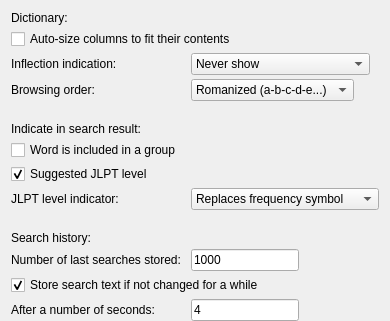
            <widget class="QWidget" name="dictionaryPage">
             <property name="sizePolicy">
              <sizepolicy hsizetype="Expanding" vsizetype="Expanding">
               <horstretch>0</horstretch>
               <verstretch>0</verstretch>
              </sizepolicy>
             </property>
             <layout class="QFormLayout" name="formLayout_2">
              <property name="horizontalSpacing">
               <number>10</number>
              </property>
              <property name="verticalSpacing">
               <number>4</number>
              </property>
              <property name="bottomMargin">
               <number>0</number>
              </property>
              <item row="0" column="0" colspan="2">
               <widget class="QLabel" name="label_103">
                <property name="text">
                 <string>Dictionary:</string>
                </property>
               </widget>
              </item>
              <item row="1" column="0" colspan="2">
               <widget class="QCheckBox" name="autoSizeBox">
                <property name="sizePolicy">
                 <sizepolicy hsizetype="Fixed" vsizetype="Fixed">
                  <horstretch>0</horstretch>
                  <verstretch>0</verstretch>
                 </sizepolicy>
                </property>
                <property name="text">
                 <string>Auto-size columns to fit their contents</string>
                </property>
               </widget>
              </item>
              <item row="2" column="0">
               <widget class="QLabel" name="label_5">
                <property name="sizePolicy">
                 <sizepolicy hsizetype="Fixed" vsizetype="Preferred">
                  <horstretch>0</horstretch>
                  <verstretch>0</verstretch>
                 </sizepolicy>
                </property>
                <property name="text">
                 <string>Inflection indication:</string>
                </property>
               </widget>
              </item>
              <item row="2" column="1">
               <widget class="QComboBox" name="inflectionCBox">
                <property name="sizePolicy">
                 <sizepolicy hsizetype="Fixed" vsizetype="Fixed">
                  <horstretch>0</horstretch>
                  <verstretch>0</verstretch>
                 </sizepolicy>
                </property>
                <item>
                 <property name="text">
                  <string>Never show</string>
                 </property>
                </item>
                <item>
                 <property name="text">
                  <string>Current row only</string>
                 </property>
                </item>
                <item>
                 <property name="text">
                  <string>Show in every inflected row</string>
                 </property>
                </item>
               </widget>
              </item>
              <item row="3" column="0">
               <widget class="QLabel" name="label_8">
                <property name="sizePolicy">
                 <sizepolicy hsizetype="Fixed" vsizetype="Preferred">
                  <horstretch>0</horstretch>
                  <verstretch>0</verstretch>
                 </sizepolicy>
                </property>
                <property name="text">
                 <string>Browsing order:</string>
                </property>
               </widget>
              </item>
              <item row="3" column="1">
               <widget class="QComboBox" name="browseOrderCBox">
                <property name="sizePolicy">
                 <sizepolicy hsizetype="Fixed" vsizetype="Fixed">
                  <horstretch>0</horstretch>
                  <verstretch>0</verstretch>
                 </sizepolicy>
                </property>
                <item>
                 <property name="text">
                  <string>Romanized (a-b-c-d-e...)</string>
                 </property>
                </item>
                <item>
                 <property name="text">
                  <string>Japanese (a-i-u-e-o...)</string>
                 </property>
                </item>
               </widget>
              </item>
              <item row="4" column="1">
               <spacer name="verticalSpacer_3">
                <property name="orientation">
                 <enum>Qt::Vertical</enum>
                </property>
                <property name="sizeType">
                 <enum>QSizePolicy::Fixed</enum>
                </property>
                <property name="sizeHint" stdset="0">
                 <size>
                  <width>20</width>
                  <height>13</height>
                 </size>
                </property>
               </spacer>
              </item>
              <item row="6" column="0" colspan="2">
               <widget class="QCheckBox" name="wordGroupBox">
                <property name="sizePolicy">
                 <sizepolicy hsizetype="Fixed" vsizetype="Fixed">
                  <horstretch>0</horstretch>
                  <verstretch>0</verstretch>
                 </sizepolicy>
                </property>
                <property name="text">
                 <string>Word is included in a group</string>
                </property>
               </widget>
              </item>
              <item row="7" column="0">
               <widget class="QCheckBox" name="jlptBox">
                <property name="sizePolicy">
                 <sizepolicy hsizetype="Fixed" vsizetype="Fixed">
                  <horstretch>0</horstretch>
                  <verstretch>0</verstretch>
                 </sizepolicy>
                </property>
                <property name="text">
                 <string>Suggested JLPT level</string>
                </property>
                <property name="checked">
                 <bool>true</bool>
                </property>
               </widget>
              </item>
              <item row="8" column="0">
               <widget class="QLabel" name="jlptPosLabel">
                <property name="sizePolicy">
                 <sizepolicy hsizetype="Fixed" vsizetype="Preferred">
                  <horstretch>0</horstretch>
                  <verstretch>0</verstretch>
                 </sizepolicy>
                </property>
                <property name="text">
                 <string>JLPT level indicator:</string>
                </property>
               </widget>
              </item>
              <item row="8" column="1">
               <widget class="QComboBox" name="jlptPosCBox">
                <property name="sizePolicy">
                 <sizepolicy hsizetype="Fixed" vsizetype="Fixed">
                  <horstretch>0</horstretch>
                  <verstretch>0</verstretch>
                 </sizepolicy>
                </property>
                <item>
                 <property name="text">
                  <string>Replaces frequency symbol</string>
                 </property>
                </item>
                <item>
                 <property name="text">
                  <string>Shown before word definition</string>
                 </property>
                </item>
                <item>
                 <property name="text">
                  <string>Both</string>
                 </property>
                </item>
               </widget>
              </item>
              <item row="9" column="1">
               <spacer name="verticalSpacer_6">
                <property name="orientation">
                 <enum>Qt::Vertical</enum>
                </property>
                <property name="sizeType">
                 <enum>QSizePolicy::Fixed</enum>
                </property>
                <property name="sizeHint" stdset="0">
                 <size>
                  <width>20</width>
                  <height>13</height>
                 </size>
                </property>
               </spacer>
              </item>
              <item row="11" column="0">
               <widget class="QLabel" name="label_17">
                <property name="text">
                 <string>Number of last searches stored:</string>
                </property>
               </widget>
              </item>
              <item row="11" column="1">
               <widget class="ZLineEdit" name="historyLimitEdit">
                <property name="sizePolicy">
                 <sizepolicy hsizetype="Fixed" vsizetype="Fixed">
                  <horstretch>0</horstretch>
                  <verstretch>0</verstretch>
                 </sizepolicy>
                </property>
                <property name="text">
                 <string>1000</string>
                </property>
                <property name="maxLength">
                 <number>4</number>
                </property>
               </widget>
              </item>
              <item row="12" column="0" colspan="2">
               <widget class="QCheckBox" name="historyTimerBox">
                <property name="sizePolicy">
                 <sizepolicy hsizetype="Fixed" vsizetype="Fixed">
                  <horstretch>0</horstretch>
                  <verstretch>0</verstretch>
                 </sizepolicy>
                </property>
                <property name="text">
                 <string>Store search text if not changed for a while</string>
                </property>
                <property name="checked">
                 <bool>true</bool>
                </property>
               </widget>
              </item>
              <item row="13" column="0">
               <widget class="QLabel" name="label_18">
                <property name="text">
                 <string>After a number of seconds:</string>
                </property>
               </widget>
              </item>
              <item row="13" column="1">
               <widget class="ZLineEdit" name="historyTimeoutEdit">
                <property name="sizePolicy">
                 <sizepolicy hsizetype="Fixed" vsizetype="Fixed">
                  <horstretch>0</horstretch>
                  <verstretch>0</verstretch>
                 </sizepolicy>
                </property>
                <property name="text">
                 <string>4</string>
                </property>
                <property name="maxLength">
                 <number>4</number>
                </property>
               </widget>
              </item>
              <item row="5" column="0" colspan="2">
               <widget class="QLabel" name="label_10">
                <property name="text">
                 <string>Indicate in search result:</string>
                </property>
               </widget>
              </item>
              <item row="10" column="0" colspan="2">
               <widget class="QLabel" name="label_16">
                <property name="text">
                 <string>Search history:</string>
                </property>
               </widget>
              </item>
             </layout>
            </widget>
